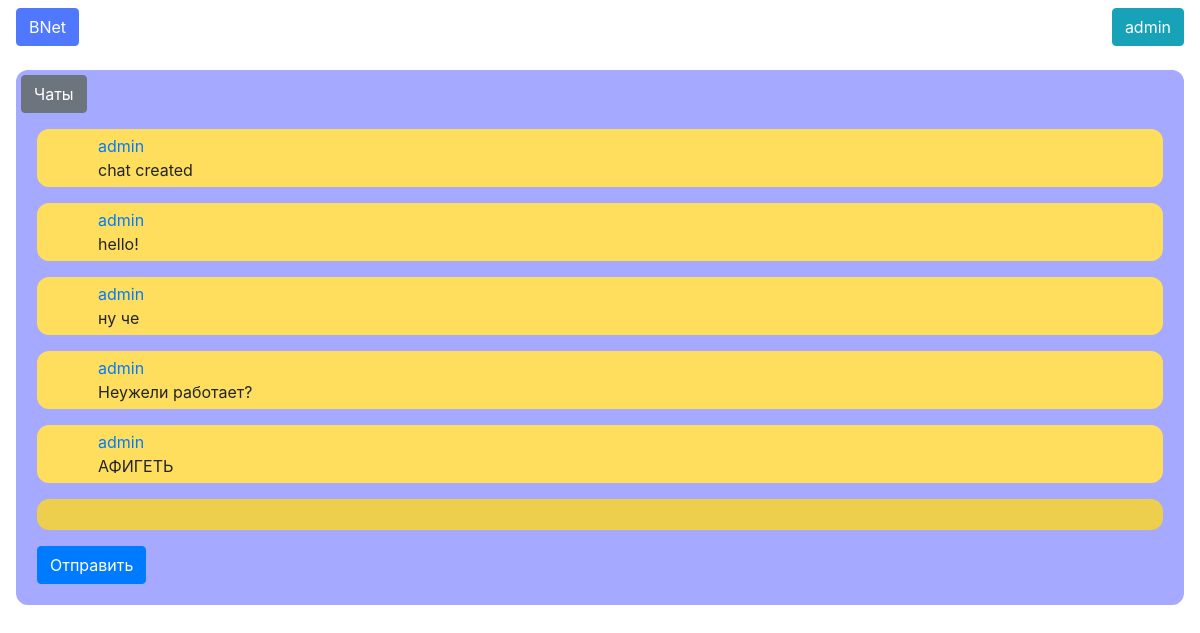
Page /chat/2 (signed in) on the committed database.
### data/users.py (models this page shows, shortened)
class User(SqlAlchemyBase, UserMixin, SerializerMixin):
    __tablename__ = 'users'
    id = sqlalchemy.Column(sqlalchemy.Integer,
                           primary_key=True, autoincrement=True)
    username = sqlalchemy.Column(sqlalchemy.String,
                                 index=True, unique=True, nullable=False)
    email = sqlalchemy.Column(sqlalchemy.String,
                              index=True, unique=True, nullable=False)
    hashed_password = sqlalchemy.Column(sqlalchemy.String, nullable=False)
    created_date = sqlalchemy.Column(sqlalchemy.DateTime,
                                     default=datetime.datetime.now)
    fullname = sqlalchemy.Column(sqlalchemy.String, nullable=True)
    about = sqlalchemy.Column(sqlalchemy.String, nullable=True)
    chats = orm.relation('Chat', secondary='chats_to_users', back_populates='users')

### data/messages.py (models this page shows, shortened)
class Message(SqlAlchemyBase, SerializerMixin):
    __tablename__ = 'messages'
    id = sqlalchemy.Column(sqlalchemy.Integer,
                           primary_key=True, autoincrement=True)
    text = sqlalchemy.Column(sqlalchemy.String, nullable=True)
    send_date = sqlalchemy.Column(sqlalchemy.DateTime,
                                  default=datetime.datetime.now, nullable=True)
    modified_date = sqlalchemy.Column(sqlalchemy.DateTime, nullable=True)
    chat_id = sqlalchemy.Column(sqlalchemy.Integer,
                                sqlalchemy.ForeignKey("chats.id"), nullable=False)
    user_id = sqlalchemy.Column(sqlalchemy.Integer,
                                sqlalchemy.ForeignKey("users.id"), nullable=False)
    user = orm.relation('User')
    chat = orm.relation('Chat')

### routes.py (the view)
@app.route('/chat/<int:chat_id>', methods=['GET', 'POST'])
@login_required
def chat(chat_id):
    if request.method == 'GET':
        selected_chat = None
        try:
            selected_chat = api.chats.get_chat(chat_id)
        except LocalApi.NotFoundError:
            abort(404)
        try:
            return render_template('chat.jinja2', chat=selected_chat)
        except sqlalchemy.orm.exc.DetachedInstanceError:
            return chat(chat_id)  # без этого никак -- я не знаю почему это происходит, и почему только иногда
    elif request.method == 'POST':
        api.chats.send_message(user_id=current_user.id, chat_id=chat_id, text=request.values['text'])
        return jsonify({'ok': True})

### apis/local/chats.py (called while the page is built)
def get_chat(chat_id):
    session = db_session.create_session()
    chat = session.query(Chat).get(chat_id)
    if chat is None:
        raise LocalApi.NotFoundError('chat not found')
    return chat

### app.py (called while the page is built)
@login_manager.user_loader
def load_user(user_id):
    session = db_session.create_session()
    return session.query(User).get(user_id)

### data/db_session.py (called while the page is built)
def create_session() -> Session:
    global __factory
    return __factory()

### templates/chat.jinja2 (shortened to what this page needs)
{% extends "base.jinja2" %}
{% block content %}
    <div class="chat-menu">
        <a href="{{ url_for('chats') }}" class="btn btn-secondary">Чаты</a>
        <div id="messages">
            {% for message in chat.messages %}
                <div class="message">
                    <div class="message-user-info">
                        <a class="message-user" href="/{{ message.user.username }}">
                            {{ message.user.username }}</a>
                    </div>
                    <div class="message-text">{{ message.text }}</div>
                </div>
            {% endfor %}
        </div>
        <div class="msg-send-tools">
            <div class="msg-input">
                <div id="msg-textbox" role="textbox" contenteditable="true" aria-multiline="true"
                     aria-placeholder="Напишите сообщение..."></div>
            </div>
            <button class="btn btn-primary" onclick="send_message({{ chat.id }})">Отправить</button>
        </div>
    </div>
{% endblock %}

### templates/base.jinja2 (shortened to what this page needs)
<!doctype html>
<html lang="ru">
<head>
    <link rel="stylesheet"
          href="https://maxcdn.bootstrapcdn.com/bootstrap/4.0.0/css/bootstrap.min.css"
>
    <link rel="stylesheet"
          href="/static/default.css">
</head>
<body>
<nav class="navbar navbar-header">
    <a class="btn logo" href="/">BNet</a>
    {% if not current_user.is_authenticated %}
        <div>
            <a class="btn btn-primary" href="{{ url_for('register') }}">Регистрация</a>
            <a class="btn btn-secondary" href="{{ url_for('login') }}">Войти</a>
        </div>
    {% else %}
        <div>
            <button class="btn btn-info">{{ current_user.username }}</button>
        </div>
    {% endif %}
</nav>
{% block content %}
{% endblock %}
</body>
</html>

### static/default.css (style rules this page uses)
a.logo { background-color: #5078ff; border-color: #5078ff; color: white; }
.chat-menu { background-color: #a5a9ff; border: 5px solid #a5a9ff; border-radius: .75rem; margin: 1rem; height: 100%; }
.message { display: block; margin: 1rem; border: 5px solid #ffde5d; border-radius: .75rem; background-color: #ffde5d; }
.message-user { margin: 0 49px 0 56px; display: inline-block; vertical-align: top; }
#messages { min-height: 300px; max-height: 370px; overflow: auto; position: relative; }
.msg-send-tools { margin: 1rem; }
.msg-input { background-color: #eece4d; border-radius: .75rem; border-width: 30px; }
#msg-textbox { word-wrap: break-word; min-height: 31px; max-height: 150px; width: 100%; overflow-x: unset; overflow-y: auto; margin: 1rem; resize: none; }
.message-text { display: block; margin: 0 19px 0 56px; }

### rows in the picture
User: username "admin"
Message: user.username "admin", text "chat created"
Message: user.username "admin", text "hello!"
Message: user.username "admin", text "ну че"
Message: user.username "admin", text "Неужели работает?"
Message: user.username "admin", text "АФИГЕТЬ"
